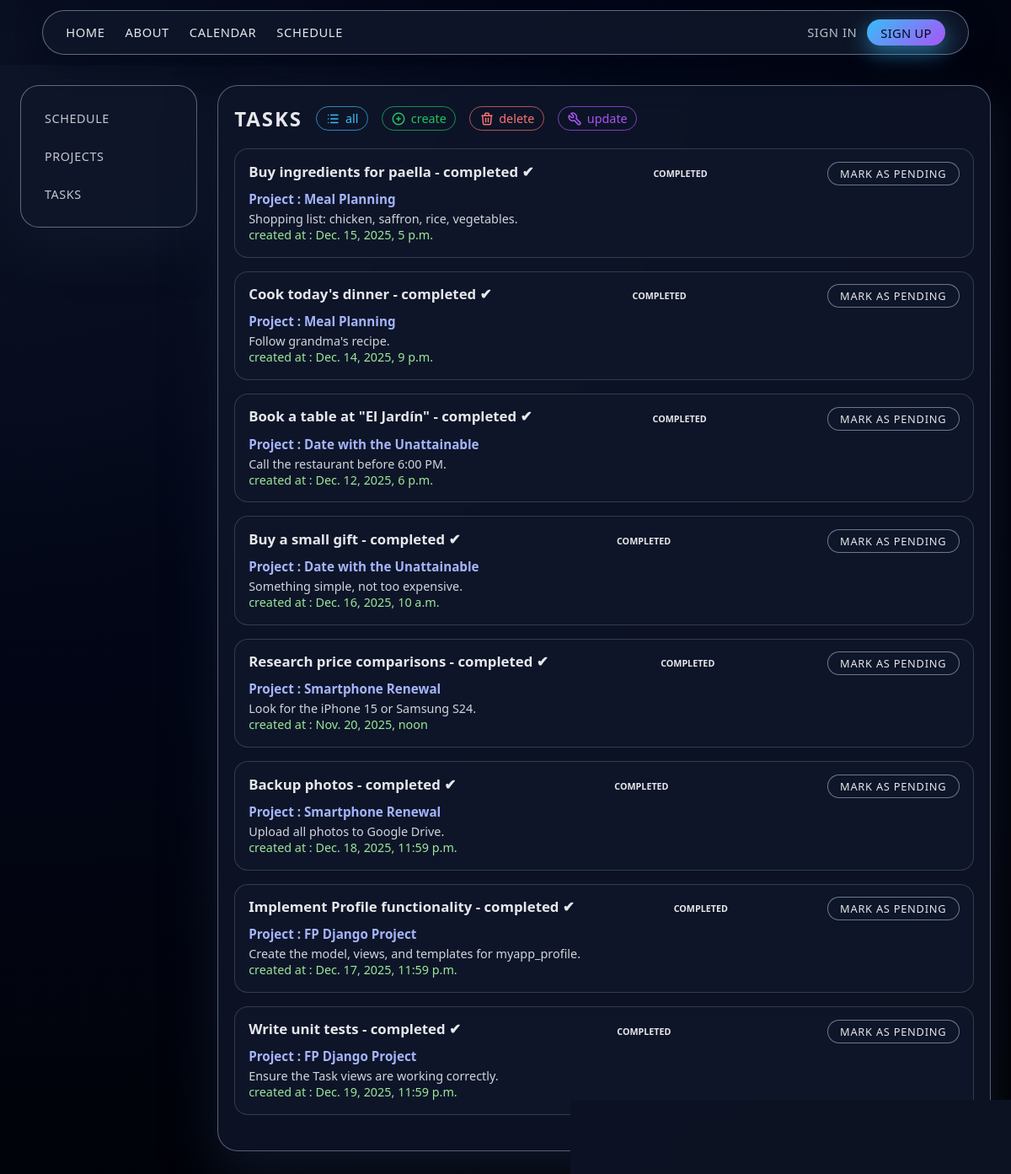
The page /schedule/projects/tasks/ on the database as committed earlier.
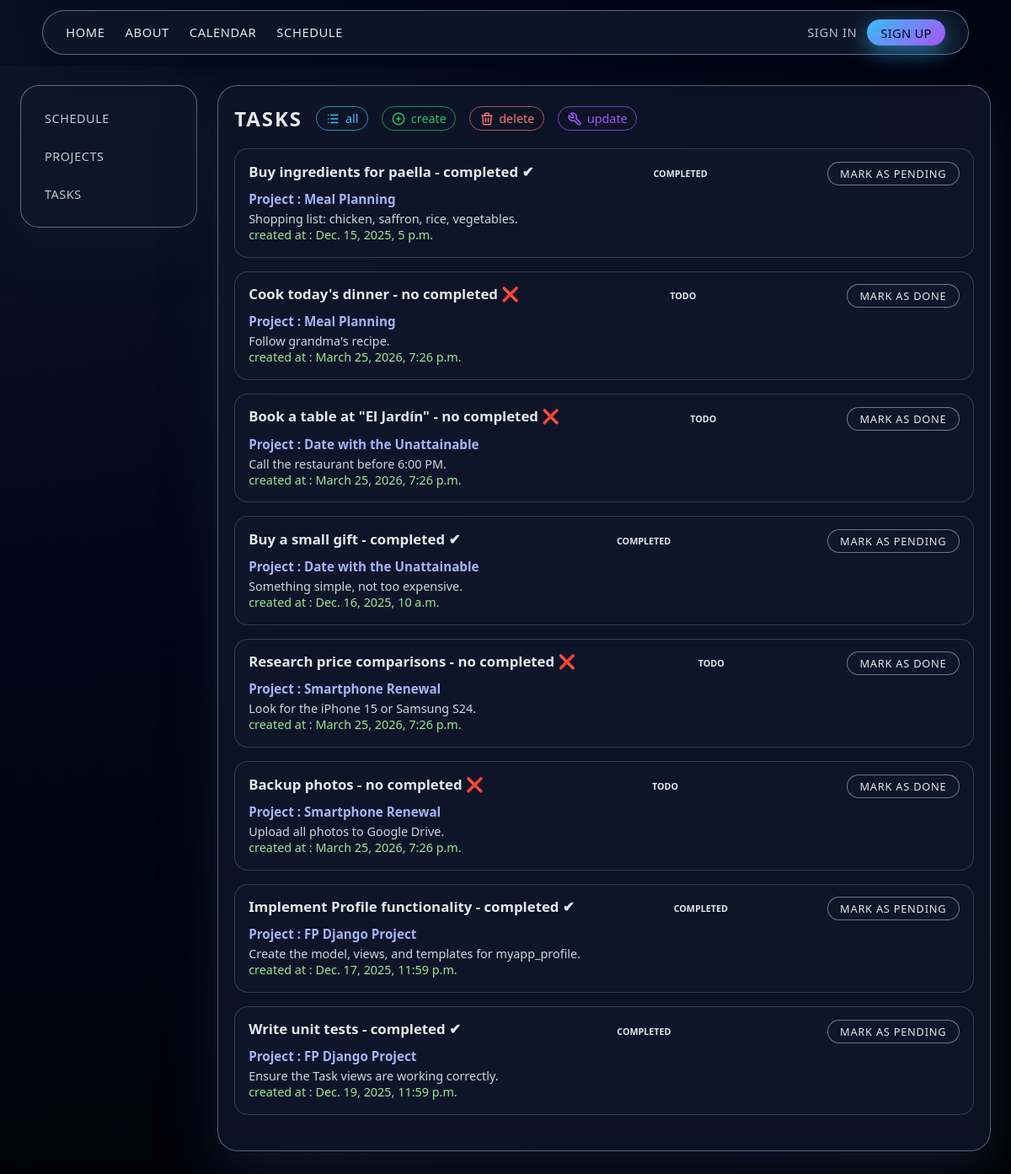
The same page on the database as committed later.
### myapp/models/tasks.py (models this page shows, shortened)
class Task(models.Model):
    title = models.CharField(max_length=200)
    description = models.TextField()
    status = models.CharField(max_length=50)
    due_date = models.DateTimeField(auto_now=True)
    done = models.BooleanField(default=False)
    project = models.ForeignKey(Project, on_delete=models.CASCADE)

### myapp/models/projects.py (models this page shows, shortened)
class Project(models.Model):
    title = models.CharField(max_length=200)
    description = models.TextField()
    done = models.BooleanField(default=False)
    created_at = models.DateTimeField(auto_now_add=True)
    date = models.DateField(default=timezone.now)
    updated_at = models.DateTimeField(auto_now=True)
    profile = models.ForeignKey(Profile, on_delete=models.CASCADE)

### myapp/views/tasks.py (the view)
# urls.py: path('schedule/projects/tasks/',views.tasks, name="task"),
def tasks(request):
    description = "Apartado donde el usuario puede ver las Tareas que tiene."
    og_title="Tasks"
    og_description="Apartado donde el usuario puede ver las Tareas que tiene."
    og_url=request.build_absolute_uri()
    og_image="https://schedulepy.nicowooow.site/static/images/logo.svg"
    if request.user.is_authenticated:
        try:
            profile = Profile.objects.get(user=request.user)
        except Profile.DoesNotExist:
            profile = None
    else:
        try:
            profile = Profile.objects.get(id=1)
        except Profile.DoesNotExist:
            profile = None
    if profile is not None:
        projects = list(Project.objects.filter(profile=profile).values())
        tasks_qs = Task.objects.filter(project__profile=profile).values()
        tasks_list = list(tasks_qs)
    else:
        projects = []
        tasks_list = []
    return render(request, 'tasks/tasks.html', {
        "page_css":["css/schedule-projects-tasks.css","css/schedule.css","css/task.css"],
        "projects": projects,
        "tasks": tasks_list,
        "og_title":og_title,
        "description":description,
        "og_description":og_description,
        "og_url":og_url,
        "og_image":og_image,
    })

### myapp/templates/tasks/tasks.html (shortened to what this page needs)
{% extends 'layouts/header.html' %}
{% load static %}
{% block extra_css %}
  {% if page_css %}
    {% for css in page_css %}
      <link rel="stylesheet" href="{% static css %}">
    {% endfor %}
  {% endif %}
{% endblock %}
{% block content %}
<main>
  <aside class='menu_schedule'>
    <ul>
      <li><a href="{% url 'schedule' %}">Schedule</a></li>
      <li><a href="{% url 'project' %}">Projects</a></li>
      <li><a href="{% url 'task' %}">Tasks</a></li>
    </ul>
  </aside>
  <section class='content'>
    <section>
      <h1>Tasks</h1>
      <a href="{% url 'task' %}">
         <p>all</p>
      </a>
      <a href="{% url 'create_task' %}">
        <p>create</p>
      </a>
      <a href="{% url 'delete_task' %}">
        <p>delete</p>
      </a>
      <a href="{% url 'update_task' %}">
        <p>update</p>
      </a>
    </section>
    <section>
    {% block vista %}
      {% for task in tasks %}
            <div class="task-card">
              <div class="task-card-header">
                <h1>{{task.title}} - {% if task.done == False %}no completed ❌
                  {% else %}completed ✔
                  {% endif %}
                </h1>
                <h6>{{task.status}}</h6>
                <a href="{% url 'toggle_task_done' task.id %}" class="toggle-btn">
                  {% if task.done %}Mark as pending{% else %}Mark as done{% endif %}
                </a>
              </div>
              {% for project in projects %}
                {% if task.project_id == project.id %}
                  <h2>Project : {{project.title}}</h2>
                {% endif %}
              {% endfor %}
              <p>{{task.description}}</p>
              <p class="date">created at : {{task.due_date}}</p>
            </div>
        {% endfor %}
    {% endblock %}
    </section>
  </section>
</main>
{% endblock %}

### myapp/templates/layouts/header.html (shortened to what this page needs)
{% load static %}
<!DOCTYPE html>
<html lang="es">
  <head>
    <link rel="stylesheet" href="{% static 'css/base.css' %}" />
    <link rel="stylesheet" href="{% static 'css/header.css' %}" />
    {% block extra_css %}{% endblock %}
  </head>
  <body>
    <header>
      <nav>
        <section>
          <ul>
            <li><a href="{% url 'index' %}" class="{% if request.path == '/' %}active{% endif %}" >Home</a></li>
            <li><a href="{% url 'about' %}" class="{% if request.path == '/about' %}active{% endif %}" >About</a></li>
            <li><a href="{% url 'calendar' %}" class="{% if request.path == '/calendar' %}active{% endif %}" >calendar</a></li>
            <li><a href="{% url 'schedule' %}" class="{% if request.path == '/schedule' %}active{% endif %}">schedule</a></li>
          </ul>
        </section>
        <section>
          <ul>
            {% if request.user.is_authenticated %}
              {% comment %} <li><a href="{% url 'profile' %}" class="{% if request.path == '/profile' %}active{% endif %}" >profile</a></li> {% endcomment %}
              <li><a href="{% url 'log_out' %}" class="{% if request.path == '/log-out' %}active{% endif %}" >log-out</a></li>
            {% else %}
              <li><a href="{% url 'sign_in' %}" class="{% if request.path == '/sign-in' %}active{% endif %}" >Sign in</a></li>
              <li><a href="{% url 'sign_up' %}" class="{% if request.path == '/sign-up' %}active{% endif %}" >Sign up</a></li>
            {% endif %}
          </ul>
        </section>
      </nav>
    </header>
    {% block content %} {% endblock %}
  </body>
</html>

### myapp/static/css/base.css (style rules this page uses)
:root { --color-bg-body: radial-gradient(circle at top left, #0f172a 0, #020617 40%, #000 100%); --color-text-main: #e5e7eb; --color-text-muted: #9ca3af; --color-text-soft: #d1d5db; --color-accent-blue: #38bdf8; --color-accent-purple: #a855f7; --color-accent-green: #22c55e; --color-accent-red: #f97373; --color-card-border: rgba(55, 65, 81, 0.9); --color-card-bg: rgba(15, 23, 42, 0.95); --color-glass-bg: rgba(15, 23, 42, 0.82); --color-glass-border: rgba(148, 163, 184, 0.55); --font-main: system-ui, -apple-system, BlinkMacSystemFont, "Segoe UI", sans-serif; --radius-pill: 999px; --radius-card-lg: 24px; --radius-card-md: 20px; --radius-card-sm: 16px; --radius-input: 12px; --shadow-strong: 0 24px 60px rgba(15, 23, 42, 0.95); --shadow-card: 0 14px 35px rgba(56, 189, 248, 0.7); --shadow-blue-soft: 0 14px 35px rgba(37, 99, 235, 0.5); --space-xs: 0.25rem; --space-sm: 0.5rem; --space-md: 0.75rem; --space-lg: 1rem; --space-xl: 1.5rem; --input-bg: rgba(15, 23, 42, 0.85); --input-border: rgba(148, 163, 184, 0.6); --input-focus-shadow: 0 0 0 1px rgba(56, 189, 248, 0.45), 0 0 20px rgba(56, 189, 248, 0.25); --button-gradient: linear-gradient(135deg, var(--color-accent-blue), var(--color-accent-purple)); --color-glass-bg-strong: rgba(15, 23, 42, 0.9); --color-glass-border-strong: rgba(148, 163, 184, 0.6); --shadow-sidebar: 0 22px 55px rgba(15, 23, 42, 0.9), 0 0 0 1px rgba(15, 23, 42, 0.9) inset; --shadow-blue-card: 0 14px 35px rgba(37, 99, 235, 0.5); --color-toggle-border: rgba(148, 163, 184, 0.7); --color-toggle-bg: rgba(15, 23, 42, 0.9); --color-toggle-hover-bg: rgba(37, 99, 235, 0.35); --color-error-text: #f97373; }
* { box-sizing: border-box; margin: 0; padding: 0; }
body { min-height: 100vh; font-family: var(--font-main); background: var(--color-bg-body); color: var(--color-text-main); }

### myapp/static/css/header.css (style rules this page uses)
header { position: sticky; top: 0; z-index: 20; padding: 0.75rem 0; background: linear-gradient(180deg, rgba(2,6,23,0.45), rgba(2,6,23,0.28)); -webkit-backdrop-filter: blur(6px); backdrop-filter: blur(6px); transition: background 220ms ease, box-shadow 220ms ease, padding 180ms ease; }
header nav { max-width: 1100px; margin: 0 auto; padding: 0.9rem 1.7rem; display: flex; justify-content: space-between; align-items: center; gap: 2rem; background: var(--color-glass-bg-strong); border-radius: var(--radius-pill); border: 1px solid var(--color-glass-border-strong); box-shadow: 0 10px 30px rgba(2, 6, 23, 0.6); backdrop-filter: blur(6px); }
header nav section { display: flex; align-items: center; }
header nav ul { list-style: none; display: flex; gap: 1.5rem; }
header nav a { position: relative; text-decoration: none; color: var(--color-text-main); font-size: 0.92rem; font-weight: 500; letter-spacing: 0.04em; text-transform: uppercase; padding: 0.2rem 0; transition: color 0.2s ease, transform 0.15s ease; }
header nav a::after { content: ""; position: absolute; left: 0; bottom: -0.2rem; width: 0; height: 2px; border-radius: var(--radius-pill); background: linear-gradient(90deg, var(--color-accent-blue), var(--color-accent-purple)); transition: width 0.2s ease-out; }
header nav section:last-of-type ul { gap: 0.75rem; }
header nav section:last-of-type li:first-child a { opacity: 0.8; }
header nav section:last-of-type li:last-child a { padding: 0.35rem 1rem; border-radius: var(--radius-pill); background: var(--button-gradient); box-shadow: 0 8px 26px rgba(56, 189, 248, 0.55); color: #020617; letter-spacing: 0.02em; }
header nav section:last-of-type li:last-child a::after { display: none; }

### myapp/static/css/task.css (style rules this page uses)
.task-card { margin-bottom: 1rem; padding: 0.9rem 1rem; border-radius: var(--radius-card-sm); background: var(--color-card-bg); border: 1px solid var(--color-card-border); }
.task-card-header { display: flex; align-items: center; justify-content: space-between; gap: 0.75rem; margin-bottom: 0.35rem; }
.task-card-header h1 { font-size: 1.05rem; margin: 0; }
.toggle-btn { display: inline-block; padding: 0.25rem 0.9rem; border-radius: var(--radius-pill); border: 1px solid var(--color-toggle-border); font-size: 0.8rem; text-transform: uppercase; letter-spacing: 0.06em; text-decoration: none; color: var(--color-text-main); background: var(--color-toggle-bg); cursor: pointer; transition: background 0.18s ease, color 0.18s ease, transform 0.1s ease, box-shadow 0.18s ease; }
.task-card p { font-size: 0.9rem; color: var(--color-text-soft); }

Rows that differ between the two databases and show on the page:
changed Task "Cook today's dinner": status "COMPLETED" → "TODO"; due_date "Dec. 14, 2025, 9 p.m." → "March 25, 2026, 7:26 p.m."; done "completed ✔ MARK AS PENDING" → "no completed ❌ MARK AS DONE"
changed Task "Book a table at \"El Jardín\"": status "COMPLETED" → "TODO"; due_date "Dec. 12, 2025, 6 p.m." → "March 25, 2026, 7:26 p.m."; done "completed ✔ MARK AS PENDING" → "no completed ❌ MARK AS DONE"
changed Task "Research price comparisons": status "COMPLETED" → "TODO"; due_date "Nov. 20, 2025, noon" → "March 25, 2026, 7:26 p.m."; done "completed ✔ MARK AS PENDING" → "no completed ❌ MARK AS DONE"
changed Task "Backup photos": status "COMPLETED" → "TODO"; due_date "Dec. 18, 2025, 11:59 p.m." → "March 25, 2026, 7:26 p.m."; done "completed ✔ MARK AS PENDING" → "no completed ❌ MARK AS DONE"
